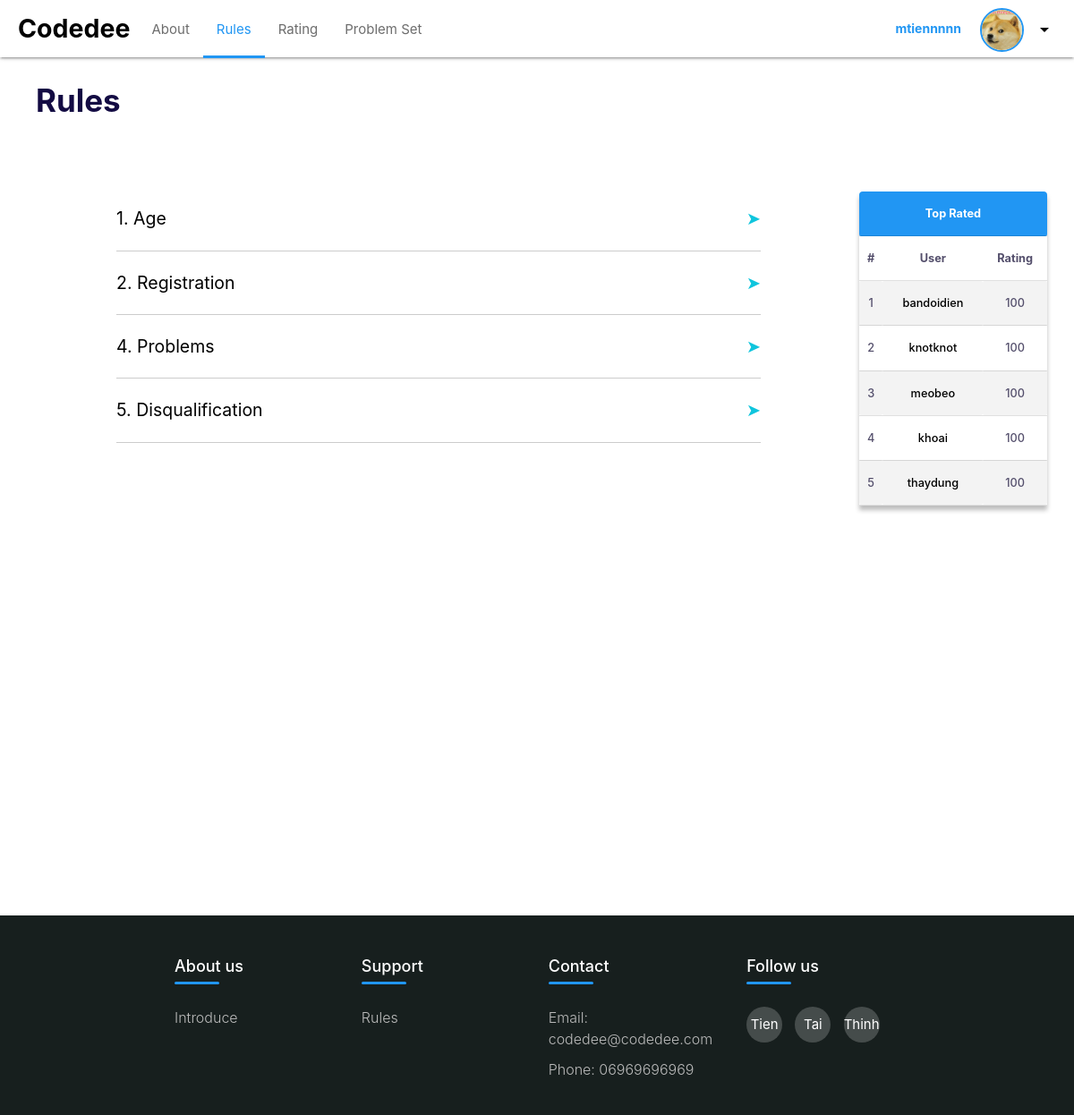
/rules/ (signed in), run on an earlier commit of the app's database.
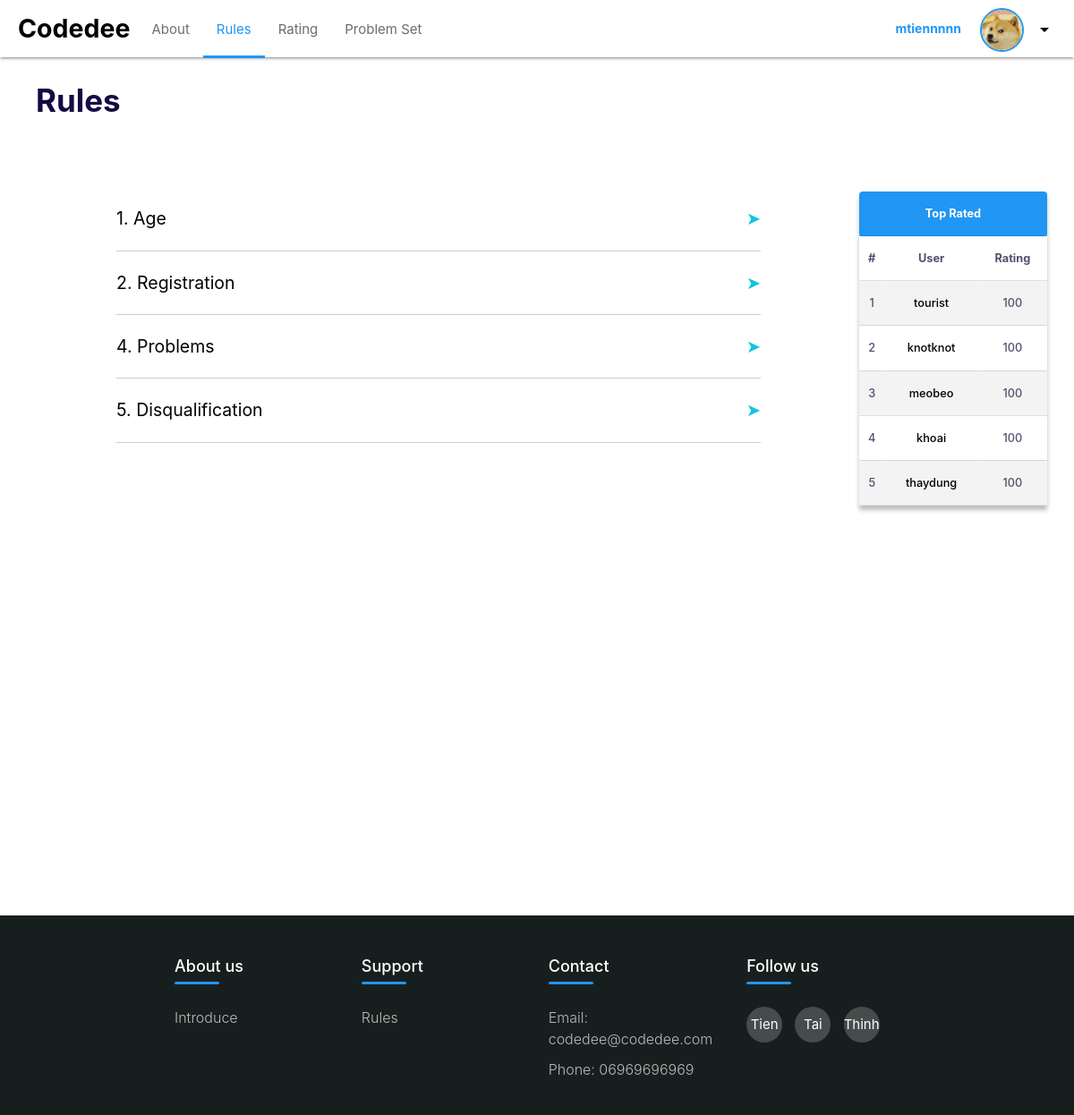
And on a later commit of the database.
### home/models.py (models this page shows)
class User(AbstractUser):
    username = models.CharField(unique=True, max_length=200, null=True)
    bio = models.TextField(null=False, default="Hello Codedee User", blank=True)
    avatar = models.ImageField(null=True, default="avatar.png", blank=False)
    points = models.IntegerField(null=False, default=100, blank=False)
    solved_chall = models.ManyToManyField(Problem, blank=True)

### home/views.py (the view)
# urls.py: path('rules/', views.rules, name='rules'),
def rules(request):
    user = User.objects.all().order_by("-points")
    context = {"users": user}
    return render(request, "pages/rules.html", context)

### home/templates/pages/rules.html (shortened to what this page needs)
{% extends 'pages/index.html' %}
{% block main-container-content %}
    <div class="rules-content">
    <div class="main-content">
        <!DOCTYPE html>
        <html lang="en" >
        <head>
        </head>
        <body>
        <h3 class="big-message-main-page">Rules</h3>
  <div class="acc-container">
    <button class="acc-btn">1. Age</button>
    <div class="acc-content">
    </div>
    <button class="acc-btn">
      2. Registration
    </button>
    <div class="acc-content">
    </div>
    <button class="acc-btn">
      4. Problems
    </button>
    <div class="acc-content">
    </div>
    <button class="acc-btn">
      5. Disqualification
    </button>
    <div class="acc-content">
    </div>
  </div>
</body>
</html>
    </div>
    </div>
    <div class="side-content">
        {% include 'pages/ranking_table.html' %}
    </div>
{% endblock %}

### home/templates/pages/ranking_table.html
            <table class="centered ranking-table">
                <thead style="color:white;">
                  <tr>
                      <th colspan="3">Top Rated</th>
                  </tr>
                </thead>
                <tbody>
                  <tr style="font-weight:bold;">
                    <td>#</td>
                    <td>User</td>
                    <td>Rating</td>
                  </tr>
                  {% for users in users %}
                    {% if forloop.counter <= 5 %}
                  <tr>
                    <td>{{forloop.counter}}</td>
                    <td><a href="{% url 'profile' users.username %}">{{users.username}}</a></td>
                    <td>{{users.points}}</td>
                  </tr>
                    {% endif %}
                  {% endfor %}
                </tbody>
              </table>

What changed in the data, as far as the page shows it:
changed User: username "bandoidien" → "tourist"
